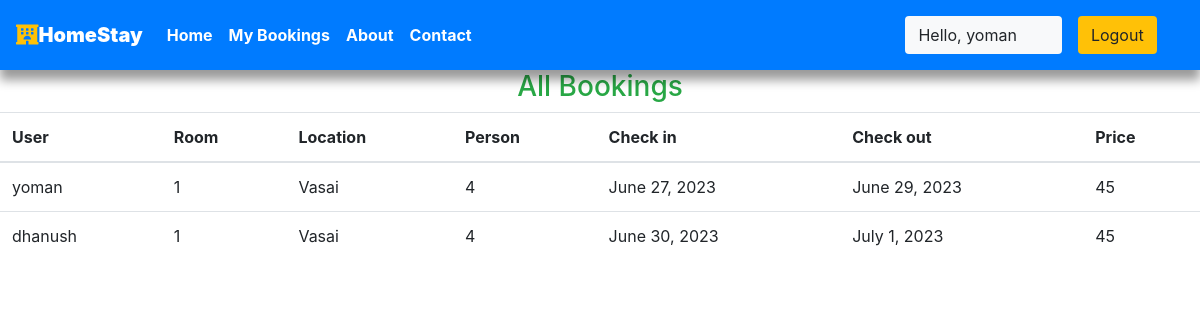
The app's page /staff/allbookings (signed in) with its own data.
### krishna/models.py (models this page shows, shortened)
class Reservation(models.Model):
    check_in = models.DateField(auto_now =False)
    check_out = models.DateField()
    room = models.ForeignKey(Rooms, on_delete = models.CASCADE)
    guest = models.ForeignKey(User, on_delete= models.CASCADE)
    booking_id = models.CharField(max_length=100,default="null")

class Rooms(models.Model):
    ROOM_STATUS = (
    ("1", "available"),
    ("2", "not available"),
    )
    capacity = models.IntegerField()
    price = models.IntegerField()
    hotel = models.ForeignKey(Hotels, on_delete = models.CASCADE,related_name = 'rooms')
    status = models.CharField(choices =ROOM_STATUS,max_length = 15)
    roomnumber = models.IntegerField()

class Hotels(models.Model):
    name = models.CharField(max_length=30,default="krishna")
    owner = models.CharField(max_length=20)
    location = models.CharField(max_length=50)
    state = models.CharField(max_length=50,default="maharashtra")
    country = models.CharField(max_length=50,default="india")

### krishna/views.py (the view)
# urls.py: path('staff/allbookings', views.all_bookings,name="allbookigs"),
@login_required(login_url='/staff')
def all_bookings(request):
    bookings = Reservation.objects.all()
    if not bookings:
        messages.warning(request,"No Bookings Found")
    return HttpResponse(render(request,'staff/allbookings.html',{'bookings':bookings}))

### templates/staff/allbookings.html (shortened to what this page needs)
{% extends 'basic.html' %}
{% block body %}
<h3 class="text-center  text-success">All Bookings </h3>
<table class="table">
    <thead>
        <th>User</th>
        <th>Room</th>
        <th>Location</th>
        <th>Person</th>
        <th>Check in</th>
        <th>Check out</th>
        <th>Price</th>
    </thead>
    {% for each_booking in bookings %}
    <tr>
        <td>{{each_booking.guest.username}}</td>
        <td>{{each_booking.room.roomnumber}}</td>
        <td>{{each_booking.room.hotel.location}}</td>
        <td>{{each_booking.room.capacity}}</td>
        <td>{{each_booking.check_in}}</td>
        <td>{{each_booking.check_out}}</td>
        <td>{{each_booking.room.price}}</td>
    </tr>
    {% endfor %}
</table>
{% endblock body %}

### templates/basic.html (shortened to what this page needs)
{% load static %}
<!DOCTYPE html>
<!DOCTYPE html>
<html lang="en">
<head>
    <link rel="stylesheet" href="https://use.fontawesome.com/releases/v5.7.0/css/all.css">
    <link rel="stylesheet" href="{% static 'bootstrap\bootstrap.css' %}">
    <link rel="stylesheet" href="https://maxcdn.bootstrapcdn.com/bootstrap/4.5.0/css/bootstrap.min.css" >
</head>
<body style="dbackground-image: url('https://source.unsplash.com/random');height: 100%;">
    <div class="container-fluid px-0" >
        <nav class="navbar navbar-expand-lg navbar-dark bg-primary font-weight-bold" >
            <a class="navbar-brand text-bold bg-black " href="/"><i class="fas fa-hotel text-warning"></i><b>HomeStay</b></a>
            <div class="collapse navbar-collapse " id="navbarSupportedContent">
                <ul class="navbar-nav mr-auto ">
                    <li class="nav-item active">
                        <a class="nav-link text-bold " href="/home"> Home</a>
                    </li>
                    {% if user.is_staff %}
                    <li class="nav-item active">
                        <a class="nav-link text-bold" href="/staff/panel">Dashboard </a>
                    </li>
                    {% elif user.is_staff == False and user.is_authenticated %}
                    <li class="nav-item active">
                            <a class="nav-link text-bold" href="/user/bookings">My Bookings </a>
                        </li>
                    {% endif %}
                    <li class="nav-item active">
                        <a class="nav-link text-bold" href="/about">About</a>
                    </li>
                    <li class="nav-item active">
                        <a class="nav-link text-bold" href="/contact">Contact</a>
                    </li>
                </ul>
                {% if user.is_authenticated %}
                      <button class="btn btn-group bg-light" data-toggle="modal" data-target="#forlogin">
                       Hello, {{request.user}}
                       <a href="/logout" class="nav-link">
                    <button class="btn btn-group bg-warning" data-toggle="modal" data-target="#forlogin">
                        Logout
                    </button></a>&nbsp; &nbsp;
                    </button>
                {% endif %}
            </div>
        </nav>
    </div>
    {% block body %}
    {% endblock body %}
</body>
</html>

### templates/basic.html (style rules this page uses)
a { text-decoration: none; }
nav { position: fixed; top: 0; z-index: 100; box-shadow: 0 10px 10px rgba(0, 0, 0, 0.4); }

### records on screen
Reservation: guest.username "yoman", room.roomnumber "1", room.hotel.location "Vasai", room.capacity "4", check_in "June 27, 2023", check_out "June 29, 2023", room.price "45"
Reservation: guest.username "dhanush", room.roomnumber "1", room.hotel.location "Vasai", room.capacity "4", check_in "June 30, 2023", check_out "July 1, 2023", room.price "45"

### other values on screen
{{ request.user }} "yoman"
